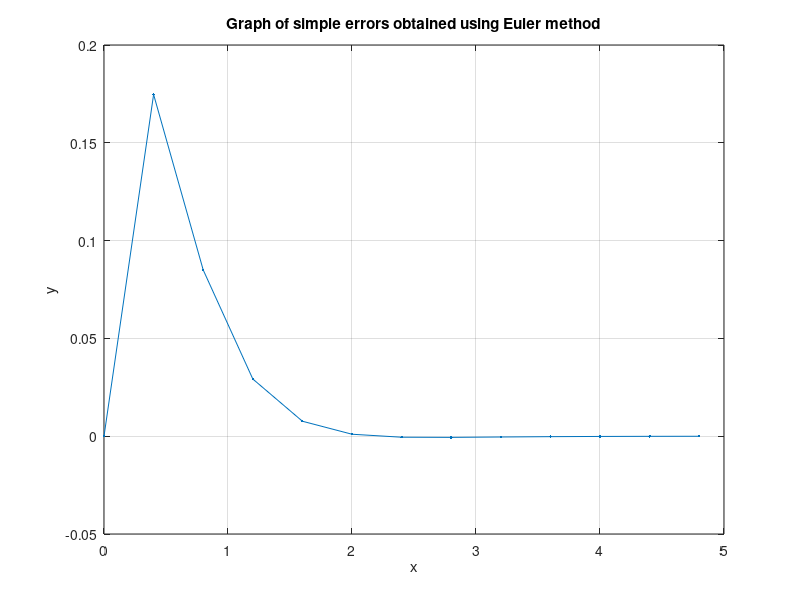

Write MATLAB code to recreate this figure.
%E2 = (Y1 - Y2)/15
X = [0,0.4,0.8,1.2,1.6,2,2.4,2.8,3.2,3.6,4,4.4,4.8];
Y1 = [-10,0.8,1.4212,0.852316,0.426341,0.200522,0.092018,0.0417869,0.0188898,0.00852208,0.00384129,0.00173076,0.000779692];
Y2 = [-10,-1.82041,0.146231,0.413696,0.311558,0.185413,0.0997433,0.0507693,0.0249711,0.0120048,0.00567986,0.00265649,0.00123188];
% h1 = 0.4 ; h2 = 0.2

E2 = (Y1 - Y2)/15;

%plot
plot(X,E2, 'Marker', '.')
grid on
xlabel('x'), ylabel('y')
title('Graph of simple errors obtained using Euler method')